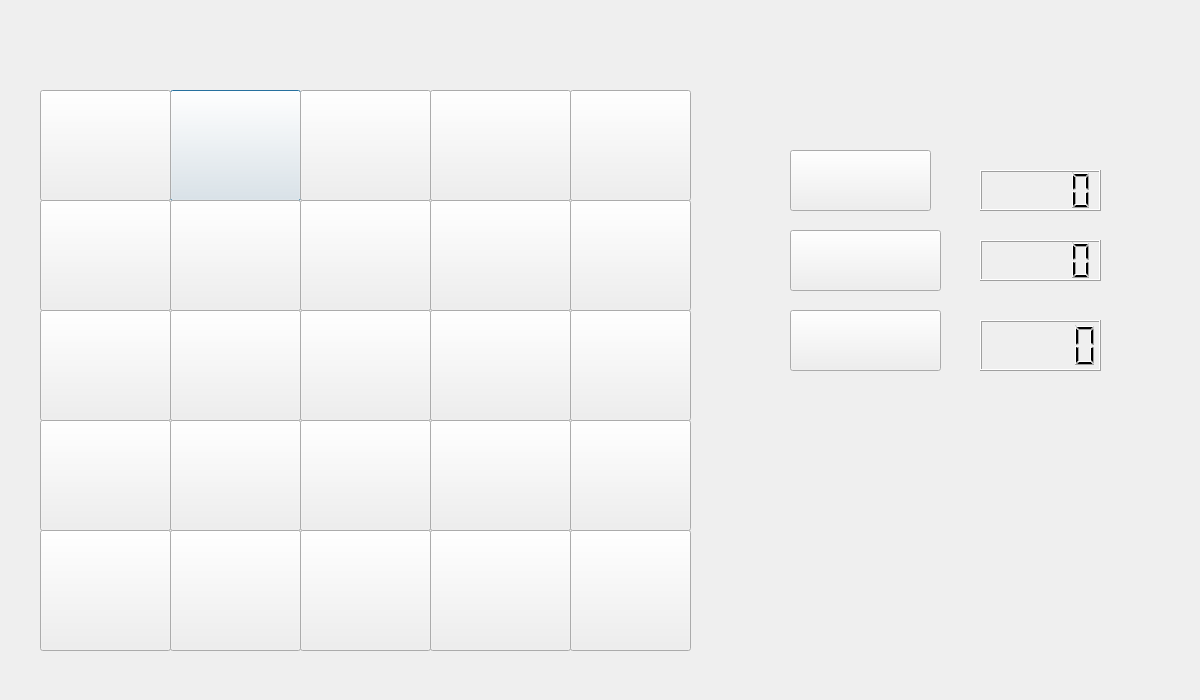
<?xml version="1.0" encoding="UTF-8"?>
<ui version="4.0">
 <class>NormalWindow</class>
 <widget class="QDialog" name="NormalWindow">
  <property name="geometry">
   <rect>
    <x>0</x>
    <y>0</y>
    <width>1200</width>
    <height>700</height>
   </rect>
  </property>
  <property name="windowTitle">
   <string>Dialog</string>
  </property>
  <widget class="QPushButton" name="pushButton_26">
   <property name="geometry">
    <rect>
     <x>170</x>
     <y>90</y>
     <width>131</width>
     <height>111</height>
    </rect>
   </property>
   <property name="text">
    <string/>
   </property>
  </widget>
  <widget class="QPushButton" name="pushButton_27">
   <property name="geometry">
    <rect>
     <x>570</x>
     <y>90</y>
     <width>121</width>
     <height>111</height>
    </rect>
   </property>
   <property name="text">
    <string/>
   </property>
  </widget>
  <widget class="QPushButton" name="pushButton_3">
   <property name="geometry">
    <rect>
     <x>570</x>
     <y>310</y>
     <width>121</width>
     <height>111</height>
    </rect>
   </property>
   <property name="text">
    <string/>
   </property>
  </widget>
  <widget class="QPushButton" name="pushButton_4">
   <property name="geometry">
    <rect>
     <x>430</x>
     <y>200</y>
     <width>141</width>
     <height>111</height>
    </rect>
   </property>
   <property name="text">
    <string/>
   </property>
  </widget>
  <widget class="QPushButton" name="pushButton_5">
   <property name="geometry">
    <rect>
     <x>570</x>
     <y>200</y>
     <width>121</width>
     <height>111</height>
    </rect>
   </property>
   <property name="text">
    <string/>
   </property>
  </widget>
  <widget class="QPushButton" name="pushButton_6">
   <property name="geometry">
    <rect>
     <x>40</x>
     <y>310</y>
     <width>131</width>
     <height>111</height>
    </rect>
   </property>
   <property name="text">
    <string/>
   </property>
  </widget>
  <widget class="QPushButton" name="pushButton_7">
   <property name="geometry">
    <rect>
     <x>40</x>
     <y>200</y>
     <width>131</width>
     <height>111</height>
    </rect>
   </property>
   <property name="text">
    <string/>
   </property>
  </widget>
  <widget class="QPushButton" name="pushButton_8">
   <property name="geometry">
    <rect>
     <x>170</x>
     <y>200</y>
     <width>131</width>
     <height>111</height>
    </rect>
   </property>
   <property name="text">
    <string/>
   </property>
  </widget>
  <widget class="QPushButton" name="pushButton_9">
   <property name="geometry">
    <rect>
     <x>570</x>
     <y>420</y>
     <width>121</width>
     <height>111</height>
    </rect>
   </property>
   <property name="text">
    <string/>
   </property>
  </widget>
  <widget class="QPushButton" name="pushButton_10">
   <property name="geometry">
    <rect>
     <x>570</x>
     <y>530</y>
     <width>121</width>
     <height>121</height>
    </rect>
   </property>
   <property name="text">
    <string/>
   </property>
  </widget>
  <widget class="QPushButton" name="pushButton_11">
   <property name="geometry">
    <rect>
     <x>300</x>
     <y>310</y>
     <width>131</width>
     <height>111</height>
    </rect>
   </property>
   <property name="text">
    <string/>
   </property>
  </widget>
  <widget class="QPushButton" name="pushButton_12">
   <property name="geometry">
    <rect>
     <x>430</x>
     <y>420</y>
     <width>141</width>
     <height>111</height>
    </rect>
   </property>
   <property name="text">
    <string/>
   </property>
  </widget>
  <widget class="QPushButton" name="pushButton_13">
   <property name="geometry">
    <rect>
     <x>40</x>
     <y>90</y>
     <width>131</width>
     <height>111</height>
    </rect>
   </property>
   <property name="text">
    <string/>
   </property>
  </widget>
  <widget class="QPushButton" name="pushButton_14">
   <property name="geometry">
    <rect>
     <x>300</x>
     <y>420</y>
     <width>131</width>
     <height>111</height>
    </rect>
   </property>
   <property name="text">
    <string/>
   </property>
  </widget>
  <widget class="QPushButton" name="pushButton_15">
   <property name="geometry">
    <rect>
     <x>40</x>
     <y>420</y>
     <width>131</width>
     <height>111</height>
    </rect>
   </property>
   <property name="text">
    <string/>
   </property>
  </widget>
  <widget class="QPushButton" name="pushButton_16">
   <property name="geometry">
    <rect>
     <x>40</x>
     <y>530</y>
     <width>131</width>
     <height>121</height>
    </rect>
   </property>
   <property name="text">
    <string/>
   </property>
  </widget>
  <widget class="QPushButton" name="pushButton_17">
   <property name="geometry">
    <rect>
     <x>170</x>
     <y>530</y>
     <width>131</width>
     <height>121</height>
    </rect>
   </property>
   <property name="text">
    <string/>
   </property>
  </widget>
  <widget class="QPushButton" name="pushButton_18">
   <property name="geometry">
    <rect>
     <x>170</x>
     <y>420</y>
     <width>131</width>
     <height>111</height>
    </rect>
   </property>
   <property name="text">
    <string/>
   </property>
  </widget>
  <widget class="QPushButton" name="pushButton_19">
   <property name="geometry">
    <rect>
     <x>170</x>
     <y>310</y>
     <width>131</width>
     <height>111</height>
    </rect>
   </property>
   <property name="text">
    <string/>
   </property>
  </widget>
  <widget class="QPushButton" name="pushButton_20">
   <property name="geometry">
    <rect>
     <x>300</x>
     <y>200</y>
     <width>131</width>
     <height>111</height>
    </rect>
   </property>
   <property name="text">
    <string/>
   </property>
  </widget>
  <widget class="QPushButton" name="pushButton_21">
   <property name="geometry">
    <rect>
     <x>430</x>
     <y>310</y>
     <width>141</width>
     <height>111</height>
    </rect>
   </property>
   <property name="text">
    <string/>
   </property>
  </widget>
  <widget class="QPushButton" name="pushButton_22">
   <property name="geometry">
    <rect>
     <x>300</x>
     <y>90</y>
     <width>131</width>
     <height>111</height>
    </rect>
   </property>
   <property name="text">
    <string/>
   </property>
  </widget>
  <widget class="QPushButton" name="pushButton_23">
   <property name="geometry">
    <rect>
     <x>430</x>
     <y>90</y>
     <width>141</width>
     <height>111</height>
    </rect>
   </property>
   <property name="text">
    <string/>
   </property>
  </widget>
  <widget class="QPushButton" name="pushButton_24">
   <property name="geometry">
    <rect>
     <x>430</x>
     <y>530</y>
     <width>141</width>
     <height>121</height>
    </rect>
   </property>
   <property name="text">
    <string/>
   </property>
  </widget>
  <widget class="QPushButton" name="pushButton_25">
   <property name="geometry">
    <rect>
     <x>300</x>
     <y>530</y>
     <width>131</width>
     <height>121</height>
    </rect>
   </property>
   <property name="text">
    <string/>
   </property>
  </widget>
  <widget class="QLCDNumber" name="lcdScore">
   <property name="geometry">
    <rect>
     <x>980</x>
     <y>170</y>
     <width>121</width>
     <height>41</height>
    </rect>
   </property>
  </widget>
  <widget class="QLCDNumber" name="lcdCombos">
   <property name="geometry">
    <rect>
     <x>980</x>
     <y>240</y>
     <width>121</width>
     <height>41</height>
    </rect>
   </property>
  </widget>
  <widget class="QLCDNumber" name="lcdNumber">
   <property name="geometry">
    <rect>
     <x>980</x>
     <y>320</y>
     <width>121</width>
     <height>51</height>
    </rect>
   </property>
  </widget>
  <widget class="QPushButton" name="buttonScore">
   <property name="geometry">
    <rect>
     <x>790</x>
     <y>150</y>
     <width>141</width>
     <height>61</height>
    </rect>
   </property>
   <property name="text">
    <string/>
   </property>
  </widget>
  <widget class="QPushButton" name="buttonCombos">
   <property name="geometry">
    <rect>
     <x>790</x>
     <y>230</y>
     <width>151</width>
     <height>61</height>
    </rect>
   </property>
   <property name="text">
    <string/>
   </property>
  </widget>
  <widget class="QPushButton" name="buttonTime">
   <property name="geometry">
    <rect>
     <x>790</x>
     <y>310</y>
     <width>151</width>
     <height>61</height>
    </rect>
   </property>
   <property name="text">
    <string/>
   </property>
  </widget>
 </widget>
 <resources/>
 <connections/>
</ui>
